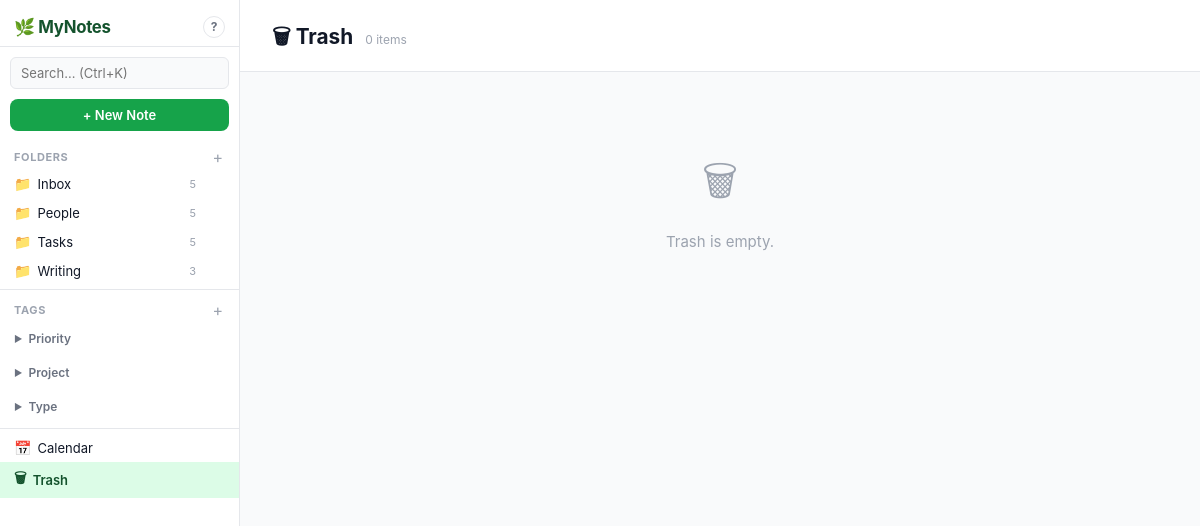
The page /trash on the database its author committed.
### tables this page shows
CREATE TABLE folders (
            id INTEGER PRIMARY KEY AUTOINCREMENT,
            name TEXT NOT NULL,
            parent_id INTEGER REFERENCES folders(id) ON DELETE CASCADE,
            created_at TEXT NOT NULL
        , default_view_type TEXT DEFAULT 'card', default_sort_field TEXT DEFAULT 'created_at', default_sort_dir TEXT DEFAULT 'desc', default_filters_json TEXT DEFAULT '[]', default_filter_logic TEXT DEFAULT 'AND', detail_view_mode TEXT DEFAULT 'body', default_sorts_json TEXT DEFAULT '[]');

CREATE TABLE tag_groups (
            id INTEGER PRIMARY KEY AUTOINCREMENT,
            name TEXT NOT NULL
        );

### app.py (the view)
@app.route("/trash")
def trash_view():
    conn = get_db()
    notes = conn.execute("SELECT * FROM notes WHERE deleted_at IS NOT NULL ORDER BY deleted_at DESC").fetchall()
    conn.close()
    return render_template('trash.html', notes=[dict(n) for n in notes], active_page='trash')

### app.py (called while the page is built)
def get_db():
    conn = sqlite3.connect(DB_PATH)
    conn.row_factory = sqlite3.Row
    conn.execute("PRAGMA foreign_keys = ON")
    return conn

def get_folder_tree_with_views(conn, saved_views_by_folder, parent_id=None):
    rows = conn.execute(
        "SELECT f.*, (SELECT COUNT(*) FROM notes n WHERE n.folder_id=f.id AND n.deleted_at IS NULL AND n.is_archived=0) as note_count "
        "FROM folders f WHERE f.parent_id IS ? ORDER BY f.name", (parent_id,)
    ).fetchall()
    result = []
    for r in rows:
        d = dict(r)
        d['children'] = get_folder_tree_with_views(conn, saved_views_by_folder, r['id'])
        d['saved_views'] = saved_views_by_folder.get(r['id'], [])
        result.append(d)
    return result

### templates/trash.html (shortened to what this page needs)
{% extends "layout.html" %}
{% block content %}
<div class="view-header">
    <div class="view-header-left">
        <h1 class="view-title">🗑 Trash</h1>
        <span class="view-count">{{ notes|length }} items</span>
    </div>
</div>
<div class="trash-list">
    {% if not notes %}
    <div class="empty-state">
        <div class="empty-icon">🗑</div>
        <p>Trash is empty.</p>
    </div>
    {% endif %}
</div>
{% endblock %}

### templates/layout.html (shortened to what this page needs)
<!DOCTYPE html>
<html lang="en">
<head>
    <link rel="stylesheet" href="/static/style.css">
    <link href="https://cdn.quilljs.com/1.3.6/quill.snow.css" rel="stylesheet">
</head>
<body>
<div class="app-shell">
    <aside class="sidebar" id="sidebar">
        <div class="sidebar-header">
            <div class="app-logo">🌿 MyNotes</div>
            <button class="shortcuts-btn" onclick="openModal('modal-shortcuts')" title="Keyboard shortcuts">?</button>
        </div>
        <div class="sidebar-search">
            <form action="/search" method="get">
                <input type="text" name="q" placeholder="Search… (Ctrl+K)" class="sidebar-search-input" id="global-search">
            </form>
        </div>
        <a href="/note/new" class="btn-new-note">+ New Note</a>
        <nav class="sidebar-nav">
            <div class="nav-section">
                <div class="nav-section-header">
                    <span>Folders</span>
                    <button class="nav-add-btn" onclick="openModal('modal-add-folder')" title="New folder">+</button>
                </div>
                {% for folder in sidebar_folders recursive %}
                <div class="nav-folder-wrap">
                    <div class="nav-item-row">
                        <a href="/folder/{{ folder.id }}"
                           class="nav-item {% if active_folder_id is defined and active_folder_id == folder.id %}active{% endif %}"
                           style="padding-left: {{ 14 + loop.depth0 * 14 }}px">
                            <span class="nav-icon">{% if folder.children %}📂{% else %}📁{% endif %}</span>
                            <span class="nav-label">{{ folder.name }}</span>
                            <span class="nav-count">{{ folder.note_count }}</span>
                        </a>
                        <div class="nav-more-wrap">
                        </div>
                    </div>
                </div>
                {% endfor %}
            </div>
            <div class="nav-section">
                <div class="nav-section-header">
                    <span>Tags</span>
                    <button class="nav-add-btn" onclick="openModal('modal-add-tag-group')" title="New tag group">+</button>
                </div>
                {% for group in sidebar_tag_groups %}
                <div class="tag-group-wrap">
                    <div class="tag-group-header" onclick="toggleEl('tg-{{ group.id }}')">
                        <span class="tag-group-arrow">▶</span>
                        <span>{{ group.name }}</span>
                        <div class="nav-more-wrap" onclick="event.stopPropagation()">
                        </div>
                    </div>
                </div>
                {% endfor %}
            </div>
            <div class="nav-section nav-section-bottom">
                <a href="/calendar" class="nav-item {% if active_page is defined and active_page == 'calendar' %}active{% endif %}">
                    <span class="nav-icon">📅</span><span class="nav-label">Calendar</span>
                </a>
                <a href="/trash" class="nav-item {% if active_page is defined and active_page == 'trash' %}active{% endif %}">
                    <span class="nav-icon">🗑</span><span class="nav-label">Trash</span>
                </a>
            </div>
        </nav>
    </aside>
    <main class="main-content">
        {% block content %}{% endblock %}
    </main>
</div>
</body>
</html>

### static/style.css (style rules this page uses)
*, *::before, *::after { box-sizing: border-box; margin: 0; padding: 0; }
:root { --green: #16a34a; --green-dark: #14532d; --green-light: #dcfce7; --green-mid: #86efac; --green-hover: #f0fdf4; --text: #111827; --text-muted: #6b7280; --text-faint: #9ca3af; --border: #e5e7eb; --bg: #f9fafb; --white: #ffffff; --sidebar-w: 240px; --radius: 8px; --shadow-sm: 0 1px 3px rgba(0,0,0,.06), 0 1px 2px rgba(0,0,0,.04); --shadow: 0 4px 12px rgba(0,0,0,.08); }
body { font-family: -apple-system, BlinkMacSystemFont, 'Segoe UI', sans-serif; font-size: 14px; color: var(--text); background: var(--bg); height: 100vh; overflow: hidden; }
a { color: inherit; text-decoration: none; }
button { font-family: inherit; cursor: pointer; }
input, select, textarea { font-family: inherit; }
.app-shell { display: flex; height: 100vh; overflow: hidden; }
.sidebar { width: var(--sidebar-w); background: var(--white); border-right: 1px solid var(--border); display: flex; flex-direction: column; height: 100vh; overflow-y: auto; flex-shrink: 0; }
.sidebar-header { padding: 16px 14px 8px; border-bottom: 1px solid var(--border); display: flex; align-items: center; justify-content: space-between; }
.app-logo { font-size: 1.05rem; font-weight: 700; color: var(--green-dark); letter-spacing: -0.3px; }
.sidebar-search { padding: 10px 10px 6px; }
.sidebar-search-input { width: 100%; padding: 7px 10px; border: 1px solid var(--border); border-radius: 6px; font-size: 13px; outline: none; background: var(--bg); color: var(--text); }
.btn-new-note { display: block; margin: 4px 10px 6px; padding: 8px 12px; background: var(--green); color: var(--white); border-radius: var(--radius); font-size: 13px; font-weight: 600; text-align: center; transition: background .15s; }
.sidebar-nav { padding: 4px 0 20px; }
.nav-section { margin-bottom: 4px; padding-bottom: 4px; border-bottom: 1px solid var(--border); }
.nav-section-bottom { border-bottom: none; }
.nav-section-header { display: flex; align-items: center; justify-content: space-between; padding: 8px 14px 4px; font-size: 11px; font-weight: 700; text-transform: uppercase; letter-spacing: .6px; color: var(--text-faint); }
.nav-add-btn { background: none; border: none; color: var(--text-faint); font-size: 16px; line-height: 1; padding: 0 2px; cursor: pointer; border-radius: 4px; }
.nav-item { display: flex; align-items: center; gap: 6px; padding: 6px 14px; border-radius: 0; font-size: 13px; color: var(--text); transition: background .1s; cursor: pointer; white-space: nowrap; overflow: hidden; }
.nav-item.active { background: var(--green-light); color: var(--green-dark); font-weight: 600; }
.nav-icon { font-size: 14px; flex-shrink: 0; }
.nav-label { flex: 1; overflow: hidden; text-overflow: ellipsis; }
.nav-count { font-size: 11px; color: var(--text-faint); flex-shrink: 0; }
.tag-group-wrap { margin-bottom: 2px; }
.tag-group-header { display: flex; align-items: center; gap: 6px; padding: 5px 14px; font-size: 12px; font-weight: 600; color: var(--text-muted); cursor: pointer; user-select: none; }
.tag-group-arrow { font-size: 9px; transition: transform .2s; display: inline-block; }
.main-content { flex: 1; overflow-y: auto; height: 100vh; }
.view-header { display: flex; align-items: center; justify-content: space-between; padding: 20px 28px 12px; border-bottom: 1px solid var(--border); background: var(--white); position: sticky; top: 0; z-index: 5; }
.view-header-left { display: flex; align-items: center; gap: 8px; flex-wrap: wrap; }
.view-title { font-size: 1.3rem; font-weight: 700; color: var(--text); cursor: pointer; border-radius: 4px; padding: 2px 4px; }
.view-count { font-size: 12px; color: var(--text-faint); }
.empty-state { grid-column: 1 / -1; text-align: center; padding: 60px 20px; color: var(--text-faint); }
.empty-icon { font-size: 2.5rem; margin-bottom: 12px; }
.empty-state p { margin-bottom: 16px; font-size: 15px; }
.trash-list { padding: 20px 28px; display: flex; flex-direction: column; gap: 8px; }
.nav-item-row { display: flex; align-items: center; position: relative; }
.nav-item-row .nav-item { flex: 1; min-width: 0; }
.nav-more-wrap { position: relative; flex-shrink: 0; }
.shortcuts-btn { background: none; border: 1px solid var(--border); border-radius: 50%; width: 22px; height: 22px; font-size: 12px; font-weight: 700; color: var(--text-muted); cursor: pointer; line-height: 1; flex-shrink: 0; }

### rows shown on the page
folders: name "Inbox", note_count "5"
folders: name "People", note_count "5"
folders: name "Tasks", note_count "5"
folders: name "Writing", note_count "3"
tag_groups: name "Priority"
tag_groups: name "Project"
tag_groups: name "Type"

### other values the page prints
{{ notes|length }} "0"
